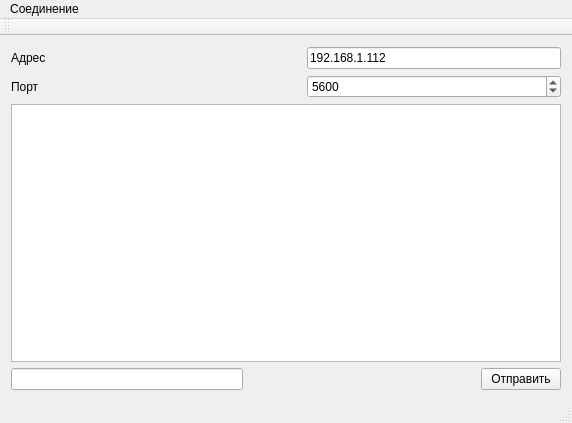
<?xml version="1.0" encoding="UTF-8"?>
<ui version="4.0">
 <class>MainWindow</class>
 <widget class="QMainWindow" name="MainWindow">
  <property name="geometry">
   <rect>
    <x>0</x>
    <y>0</y>
    <width>572</width>
    <height>423</height>
   </rect>
  </property>
  <property name="windowTitle">
   <string>MainWindow</string>
  </property>
  <widget class="QWidget" name="centralWidget">
   <layout class="QGridLayout" name="gridLayout_3">
    <item row="0" column="0">
     <layout class="QGridLayout" name="gridLayout">
      <item row="0" column="0">
       <widget class="QLabel" name="Adr">
        <property name="text">
         <string>Адрес</string>
        </property>
       </widget>
      </item>
      <item row="0" column="1">
       <spacer name="horizontalSpacer">
        <property name="orientation">
         <enum>Qt::Horizontal</enum>
        </property>
        <property name="sizeHint" stdset="0">
         <size>
          <width>40</width>
          <height>20</height>
         </size>
        </property>
       </spacer>
      </item>
      <item row="0" column="2">
       <widget class="QLineEdit" name="addrspin">
        <property name="inputMask">
         <string/>
        </property>
        <property name="text">
         <string>192.168.1.112</string>
        </property>
       </widget>
      </item>
      <item row="1" column="0">
       <widget class="QLabel" name="Port">
        <property name="text">
         <string>Порт</string>
        </property>
       </widget>
      </item>
      <item row="1" column="1">
       <spacer name="horizontalSpacer_2">
        <property name="orientation">
         <enum>Qt::Horizontal</enum>
        </property>
        <property name="sizeHint" stdset="0">
         <size>
          <width>40</width>
          <height>20</height>
         </size>
        </property>
       </spacer>
      </item>
      <item row="1" column="2">
       <widget class="QSpinBox" name="portspin">
        <property name="maximum">
         <number>65536</number>
        </property>
        <property name="value">
         <number>5600</number>
        </property>
       </widget>
      </item>
     </layout>
    </item>
    <item row="1" column="0">
     <widget class="QTextEdit" name="textEdit"/>
    </item>
    <item row="2" column="0">
     <layout class="QGridLayout" name="gridLayout_2">
      <item row="0" column="0">
       <widget class="QLineEdit" name="lineEdit_2"/>
      </item>
      <item row="0" column="1">
       <spacer name="horizontalSpacer_3">
        <property name="orientation">
         <enum>Qt::Horizontal</enum>
        </property>
        <property name="sizeHint" stdset="0">
         <size>
          <width>40</width>
          <height>20</height>
         </size>
        </property>
       </spacer>
      </item>
      <item row="0" column="2">
       <widget class="QPushButton" name="Send">
        <property name="text">
         <string>Отправить</string>
        </property>
       </widget>
      </item>
     </layout>
    </item>
   </layout>
  </widget>
  <widget class="QMenuBar" name="menuBar">
   <property name="geometry">
    <rect>
     <x>0</x>
     <y>0</y>
     <width>572</width>
     <height>18</height>
    </rect>
   </property>
   <widget class="QMenu" name="menu">
    <property name="title">
     <string>Соединение</string>
    </property>
    <addaction name="action"/>
    <addaction name="action_2"/>
   </widget>
   <addaction name="menu"/>
  </widget>
  <widget class="QToolBar" name="mainToolBar">
   <attribute name="toolBarArea">
    <enum>TopToolBarArea</enum>
   </attribute>
   <attribute name="toolBarBreak">
    <bool>false</bool>
   </attribute>
  </widget>
  <widget class="QStatusBar" name="statusBar"/>
  <action name="action">
   <property name="text">
    <string>Подключить</string>
   </property>
  </action>
  <action name="action_2">
   <property name="text">
    <string>Отключить</string>
   </property>
  </action>
 </widget>
 <layoutdefault spacing="6" margin="11"/>
 <resources/>
 <connections/>
</ui>
